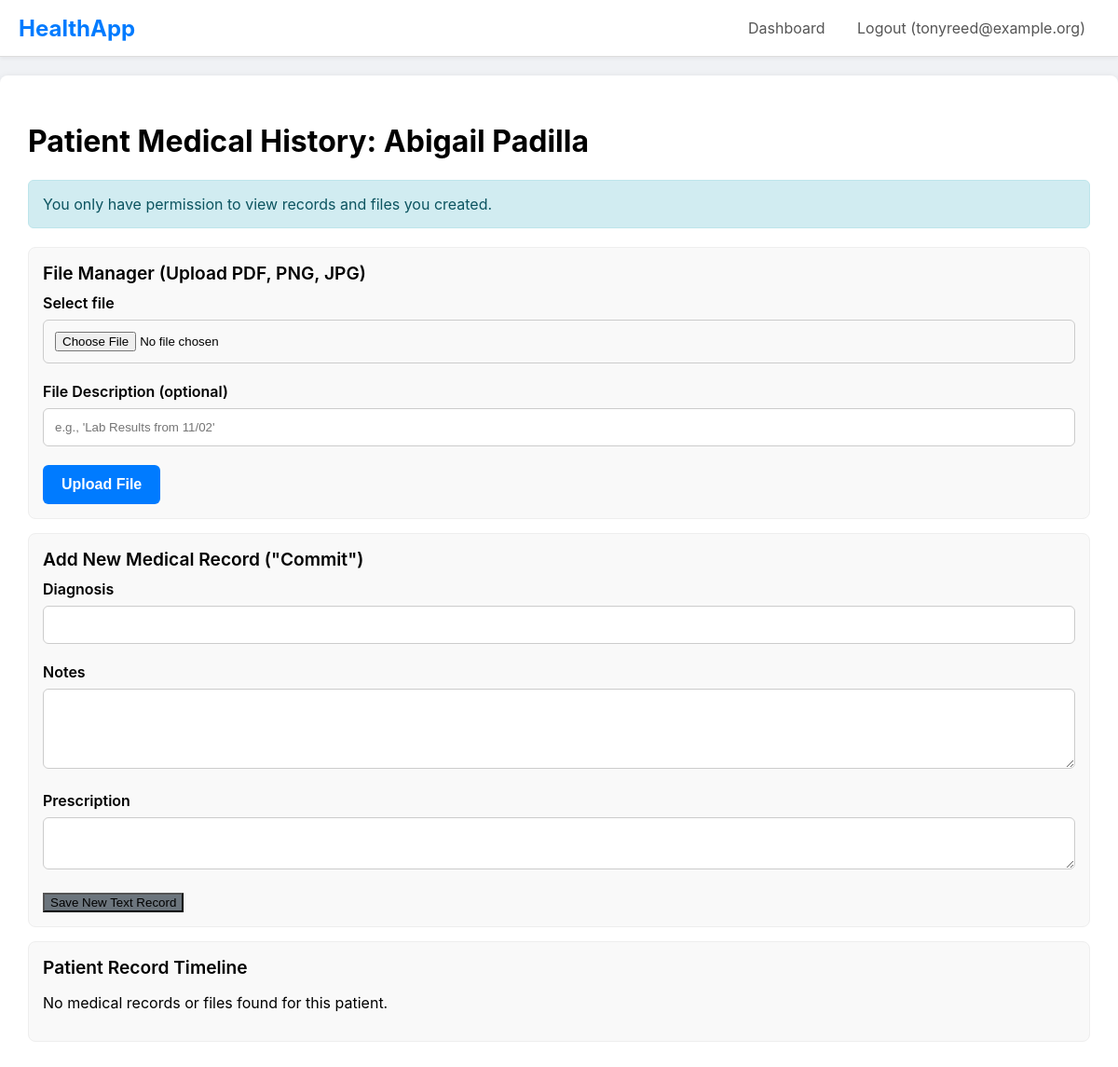
Page /update_record/9 (signed in) on the earlier database version.
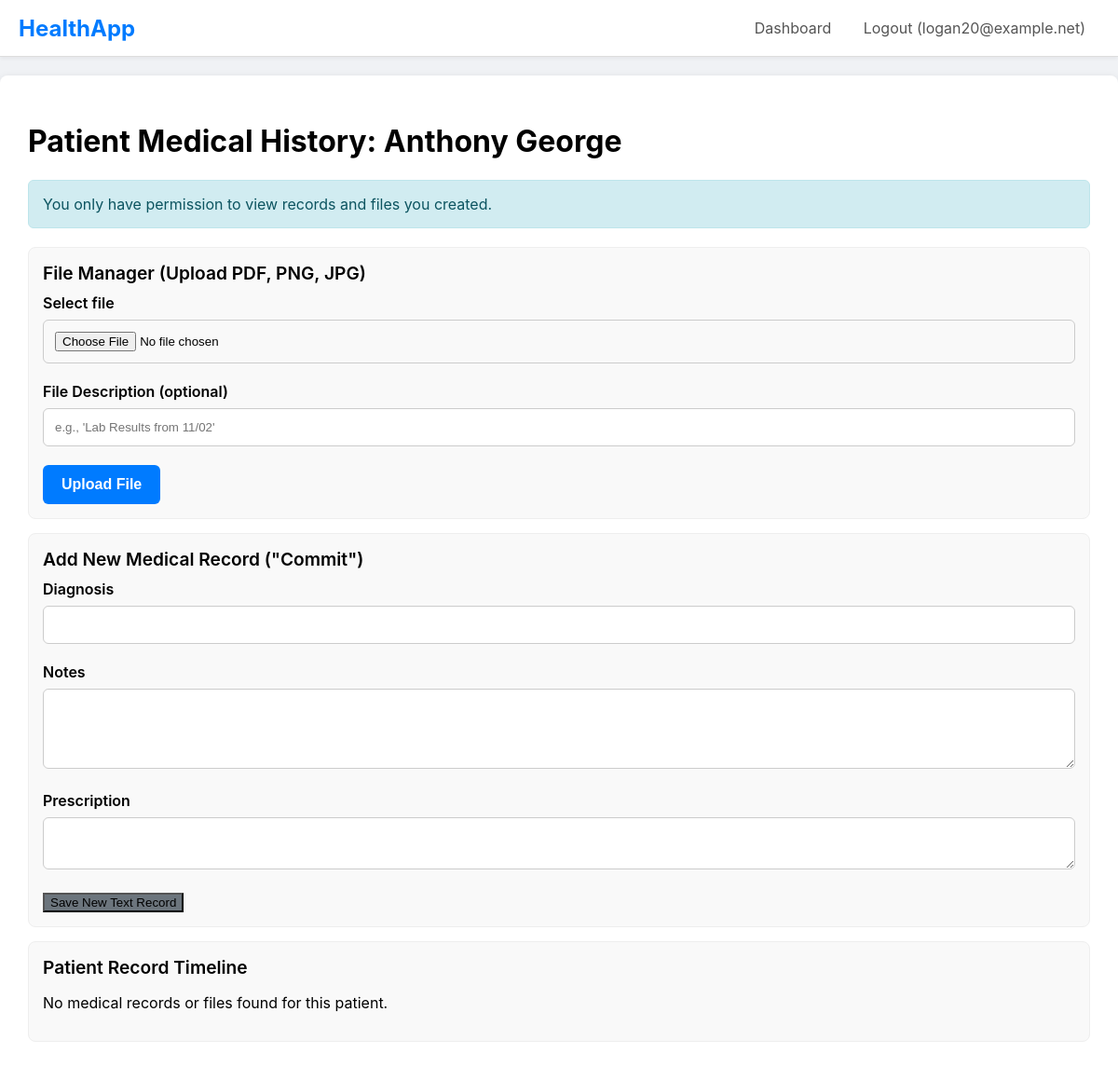
Same page on the later database version.
### main.py (models this page shows)
class User(db.Model, UserMixin):
    id = db.Column(db.Integer, primary_key=True)
    email = db.Column(db.String(120), unique=True, nullable=False)
    password_hash = db.Column(db.String(60), nullable=False)
    role = db.Column(db.String(20), nullable=False)
    patient_profile = db.relationship('PatientProfile', backref='user', uselist=False, cascade="all, delete-orphan")
    doctor_profile = db.relationship('DoctorProfile', backref='user', uselist=False, cascade="all, delete-orphan")
    insurance_profile = db.relationship('InsuranceProfile', backref='user', uselist=False, cascade="all, delete-orphan")

class PatientProfile(db.Model):
    id = db.Column(db.Integer, primary_key=True)
    full_name = db.Column(db.String(100), nullable=False, default='Unnamed')
    phone = db.Column(db.String(20))
    address = db.Column(db.String(200))
    pincode = db.Column(db.String(10))
    latitude = db.Column(db.Float)
    longitude = db.Column(db.Float)
    user_id = db.Column(db.Integer, db.ForeignKey('user.id'), nullable=False, unique=True)
    records = db.relationship('MedicalRecord', backref='patient', lazy='dynamic', foreign_keys='MedicalRecord.patient_id')
    appointments = db.relationship('Appointment', backref='patient', lazy='dynamic', foreign_keys='Appointment.patient_id')
    reviews = db.relationship('DoctorReview', backref='patient', lazy='dynamic', foreign_keys='DoctorReview.patient_id')
    files = db.relationship('MedicalFile', backref='patient', lazy='dynamic', foreign_keys='MedicalFile.patient_id')
    permitted_doctors = db.relationship('DoctorProfile', secondary=patient_doctor_permissions,
        back_populates='permitted_patients')

### main.py (the view, shortened to what this page needs)
@app.route("/update_record/<int:patient_id>", methods=['GET', 'POST'])
@login_required
@role_required('doctor')
def update_record(patient_id):
    patient = db.session.get(PatientProfile, patient_id)
    if not patient:
        flash('Patient not found.', 'danger')
        return redirect(url_for('doctor_dashboard'))
    has_permission = patient in g.profile.permitted_patients
    timeline_items = []
    if has_permission:
        records = patient.records.all()
        files = patient.files.all()
        timeline_items = sorted(records + files, key=lambda x: x.created_at, reverse=True)
    else:
        records = patient.records.filter_by(doctor_id=g.profile.id).all()
        files = patient.files.filter_by(doctor_id=g.profile.id).all()
        timeline_items = sorted(records + files, key=lambda x: x.created_at, reverse=True)
    return render_template('update_record.html', patient=patient, timeline_items=timeline_items, has_permission=has_permission)

### main.py (called while the page is built)
@login_manager.user_loader
def load_user(user_id):
    return db.session.get(User, int(user_id))

def role_required(role_name):
    def decorator(f):
        @wraps(f)
        def decorated_function(*args, **kwargs):
            if not current_user.is_authenticated or current_user.role != role_name:
                abort(403)
            if current_user.role == 'patient':
                g.profile = current_user.patient_profile
            elif current_user.role == 'doctor':
                g.profile = current_user.doctor_profile
            elif current_user.role == 'insurance':
                g.profile = current_user.insurance_profile
            return f(*args, **kwargs)
        return decorated_function
    return decorator

### templates/update_record.html
{% extends 'layout.html' %}
{% block content %}
    <h1>Patient Medical History: {{ patient.full_name }}</h1>
    {% if has_permission %}
        <div class="alert alert-success">You have full permission to view this patient's entire history.</div>
    {% else %}
        <div class="alert alert-info">You only have permission to view records and files you created.</div>
    {% endif %}
    <div class="card">
        <div class="card-header">File Manager (Upload PDF, PNG, JPG)</div>
        <form action="{{ url_for('upload_file', patient_id=patient.id) }}" method="POST" enctype="multipart/form-data">
            <div class="form-group">
                <label for="file">Select file</label>
                <input type="file" id="file" name="file" required>
            </div>
            <div class="form-group">
                <label for="description">File Description (optional)</label>
                <input type="text" id="description" name="description" placeholder="e.g., 'Lab Results from 11/02'">
            </div>
            <button type="submit" class="btn">Upload File</button>
        </form>
    </div>
    <div class="card">
        <div class="card-header">Add New Medical Record ("Commit")</div>
        <form method="POST">
            <div class="form-group">
                <label for="diagnosis">Diagnosis</label>
                <input type="text" id="diagnosis" name="diagnosis" required>
            </div>
            <div class="form-group">
                <label for="notes">Notes</label>
                <textarea id="notes" name="notes" rows="4"></textarea>
            </div>
            <div class="form-group">
                <label for="prescription">Prescription</label>
                <textarea id="prescription" name="prescription" rows="2"></textarea>
            </div>
            <button type="submit" class="btn-secondary">Save New Text Record</button>
        </form>
    </div>
    <div class="card">
        <div class="card-header">Patient Record Timeline</div>
        <ul class="timeline">
            {% for item in timeline_items %}
                {% if item.__tablename__ == 'medical_record' %}
                <li class="timeline-item">
                    <div class="date">{{ item.created_at.strftime('%Y-%m-%d %I:%M %p') }}</div>
                    <h4>Visit with {{ item.doctor.full_name }}
                        {% if item.doctor_id == g.profile.id %}(You){% endif %}
                    </h4>
                    <p><b>Diagnosis:</b> {{ item.diagnosis }}</p>
                    <p><b>Notes:</b> {{ item.notes }}</p>
                    <p><b>Prescription:</b> {{ item.prescription }}</p>
                </li>
                {% elif item.__tablename__ == 'medical_file' %}
                <li class="timeline-item" style="background-color: #fdfdf0;">
                    <div class="date">{{ item.created_at.strftime('%Y-%m-%d %I:%M %p') }}</div>
                    <h4>File Uploaded by {{ item.doctor.full_name }}
                        {% if item.doctor_id == g.profile.id %}(You){% endif %}
                    </h4>
                    <p><b>File:</b> <a href="{{ url_for('get_file', filename=item.filename) }}" target="_blank">{{ item.original_filename }}</a></p>
                    <p><b>Description:</b> {{ item.description }}</p>
                </li>
                {% endif %}
            {% else %}
                <li>No medical records or files found for this patient.</li>
            {% endfor %}
        </ul>
    </div>
{% endblock %}

### templates/layout.html (shortened to what this page needs)
<!DOCTYPE html>
<html lang="en">
<head>
</head>
<body>
    <nav>
        <div class="logo"><a href="{{ url_for('home') }}" style="text-decoration: none; color: #007bff;">HealthApp</a></div>
        <div class="nav-links">
            {% if current_user.is_authenticated %}
                <a href="{{ url_for('dashboard') }}">Dashboard</a>
                <a href="{{ url_for('logout') }}">Logout ({{ current_user.email }})</a>
            {% else %}
                <a href="{{ url_for('login') }}">Login</a>
                <a href="{{ url_for('register') }}">Register</a>
            {% endif %}
        </div>
    </nav>
    <div class="container">
        {% block content %}{% endblock %}
    </div>
</body>
</html>

Differences in the rows shown:
changed User: email "tonyreed@example.org" → "logan20@example.net"
changed PatientProfile: full_name "Abigail Padilla" → "Anthony George"
